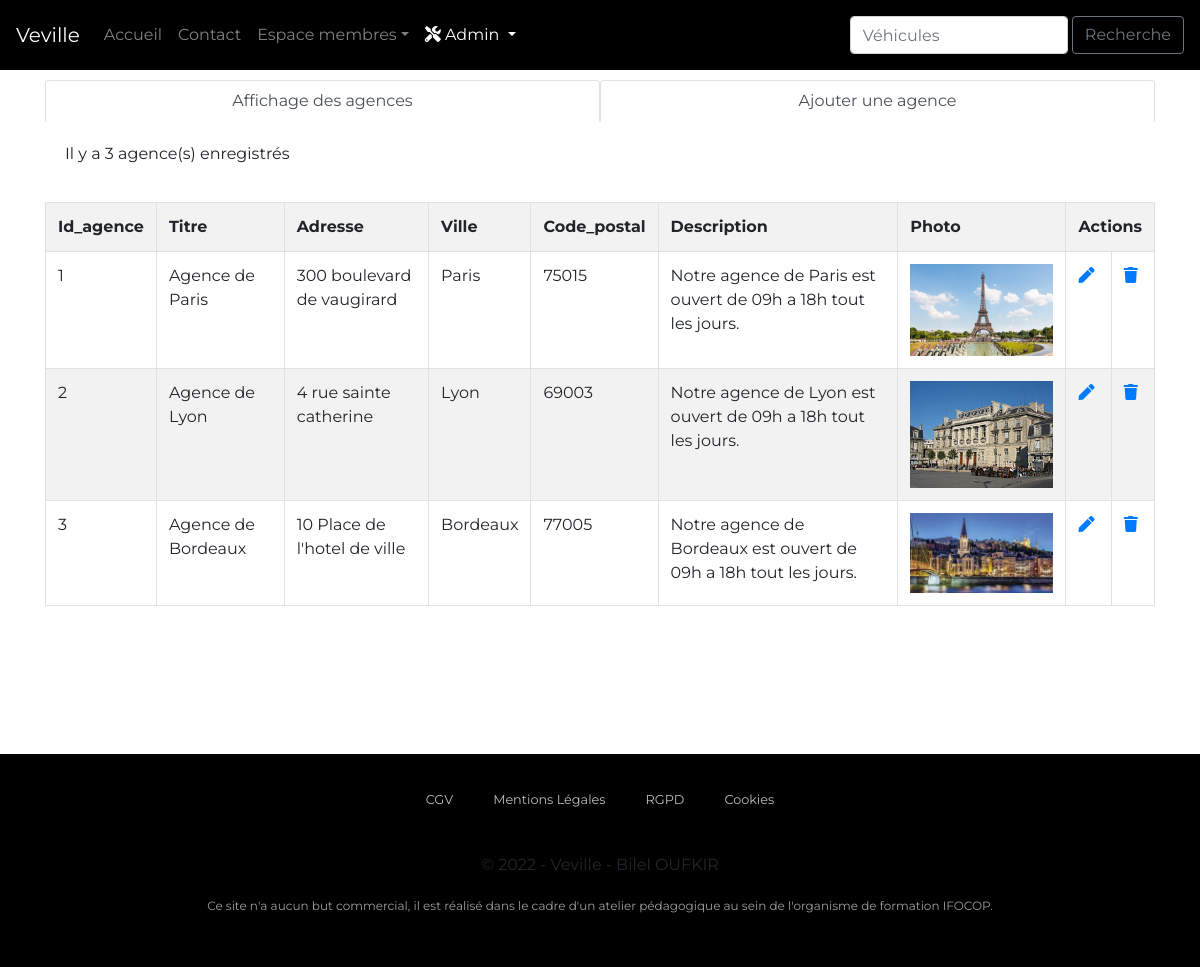
The app's page /admin/gestion_agences.php (signed in) with its own data.
### tables this page shows
CREATE TABLE IF NOT EXISTS `agence` (
  `id_agence` int(11) NOT NULL AUTO_INCREMENT,
  `titre` varchar(200) NOT NULL,
  `adresse` varchar(50) NOT NULL,
  `ville` varchar(50) NOT NULL,
  `code_postal` int(3) NOT NULL,
  `description` text NOT NULL,
  `photo` varchar(200) NOT NULL,
  PRIMARY KEY (`id_agence`)
);

### inc/functions.php (called while the page is built, shortened)
 <?php
function execRequete($req,$params=array()){
  global $pdo;
  $r = $pdo->prepare($req);
  $r->execute();
  return $r;
}

### admin/gestion_agences.php (the view, shortened to what this page needs)
<?php
require_once('../inc/header.php');
?>
<ul class="nav nav-tabs nav-justified">
    <li class="nav-item">
    <a class="nav-link <?= ( (!isset($_GET['action']) || (isset($_GET['action']) && $_GET['action'] == 'affichage')) ? 'active': '' )?>" href="?action=affichage">Affichage des agences</a>
    </li>
    <li class="nav-item">
    <a class="nav-link <?= ( (!isset($_GET['action']) || (isset($_GET['action']) && $_GET['action'] == 'ajout' || $_GET['action']== 'edit')) ? 'active': '' )?>" href="?action=ajout">Ajouter une agence</a>
    </li>
</ul>
<?php
if(!isset($_GET['action']) || (isset($_GET['action']) && $_GET['action'] == 'affichage')){
    $resultat = execRequete("SELECT * FROM agence");
    if($resultat->rowCount() == 0){
        ?>
        <div class="alert alert-warning">Il n'ya pas encore d'agences enregistrés</div>
        <?php
    }
    else{
        ?>
        <p> Il y a <?= $resultat->rowCount() ?> agence(s) enregistrés</p>
        <table class="table table-bordered table-striped">
            <tr>
                <?php
                for($i=0;$i<$resultat->columnCount();$i++){
                    $colonne = $resultat->getColumnMeta($i);
                ?>
                <th><?= ucfirst($colonne['name']) ?></th>
     <?php
                }
                ?>
                <th colspan="2">Actions</th>
            </tr>
            <?php
            while($ligne = $resultat->fetch()){
                ?>
                <tr>
                <?php
                foreach($ligne as $key => $value){
                    if($key == 'photo'){
                        $value = '<img class="img-fluid" src="'.URL.'photo/'.$value.'" alt="'.$ligne['titre'].'">';
                    }
                    ?>
                    <td><?= $value ?></td>
                    <?php
                }
                ?>
                <td><a href="?action=edit&id=<?= $ligne['id_agence']?>"><i class="fas fa-pen"></i></a></td>
                <td><a class="confirm"  href="?action=sup&id=<?= $ligne['id_agence']?>"><i class="fas fa-trash"></i></a></td>
                </tr>
                <?php
            }
            ?>
        </table>
     <?php
    }
}
?>
<?php
require_once('../inc/footer.php');

### inc/css/style.css (style rules this page uses)
body { padding:80px 0 0 0; margin: 0; font-family: 'Montserrat', sans-serif; }
.compteperso h3,p { padding: 20px; }

### records on screen
agence: id_agence "1", titre "Agence de Paris", adresse "300 boulevard de vaugirard", ville "Paris", code_postal "75015", description "Notre agence de Paris est ouvert de 09h a 18h tout les jours.", photo (picture)
agence: id_agence "2", titre "Agence de Lyon", adresse "4 rue sainte catherine", ville "Lyon", code_postal "69003", description "Notre agence de Lyon est ouvert de 09h a 18h tout les jours.", photo (picture)
agence: id_agence "3", titre "Agence de Bordeaux", adresse "10 Place de l'hotel de ville", ville "Bordeaux", code_postal "77005", description "Notre agence de Bordeaux est ouvert de 09h a 18h tout les jours.", photo (picture)

### other values on screen
$resultat->rowCount() "3"
$colonne['name'] "Id_agence"
$colonne['name'] "Titre"
$colonne['name'] "Adresse"
$colonne['name'] "Ville"
$colonne['name'] "Code_postal"
$colonne['name'] "Description"
$colonne['name'] "Photo"
